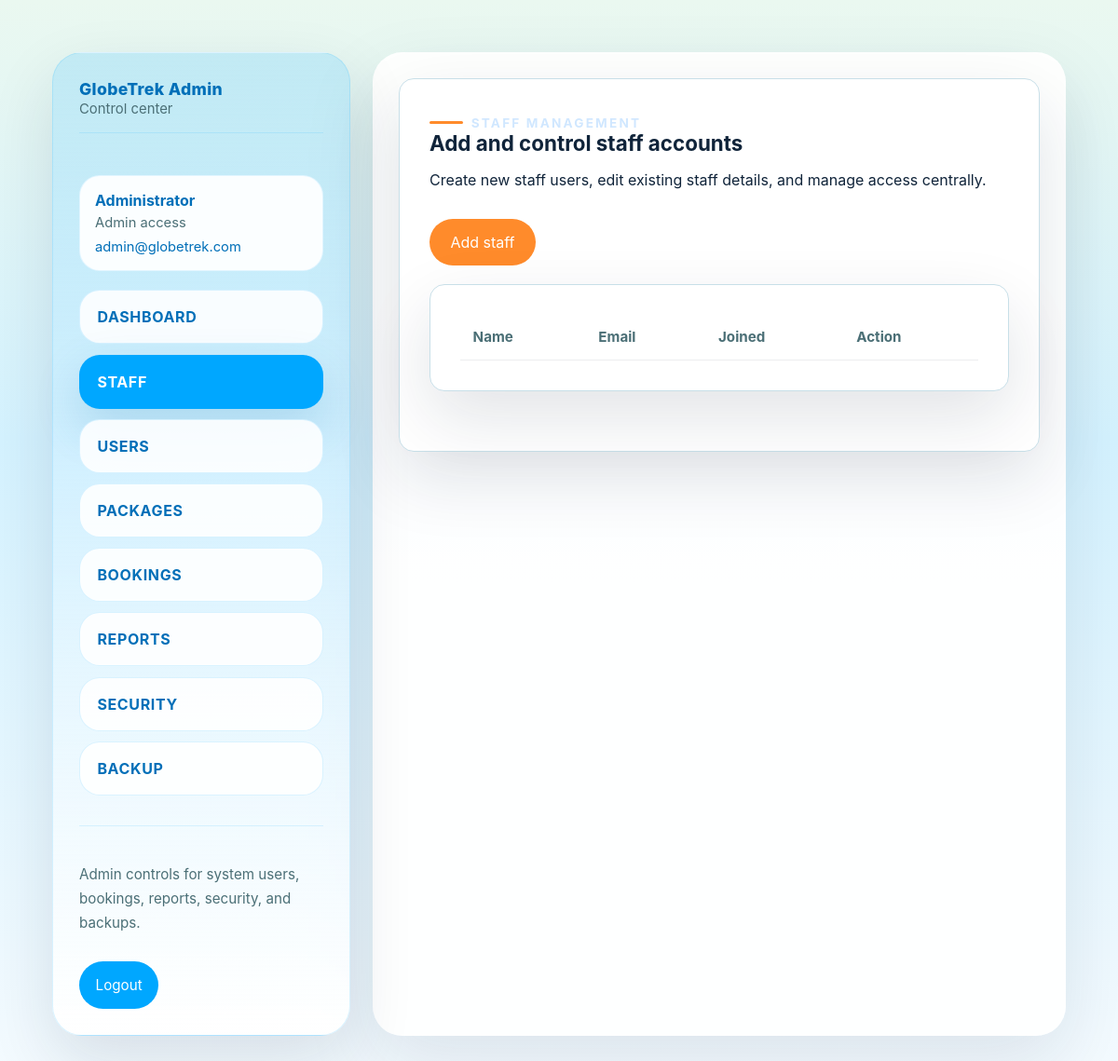
The page /admin/staff.php (signed in) on the database as committed earlier.
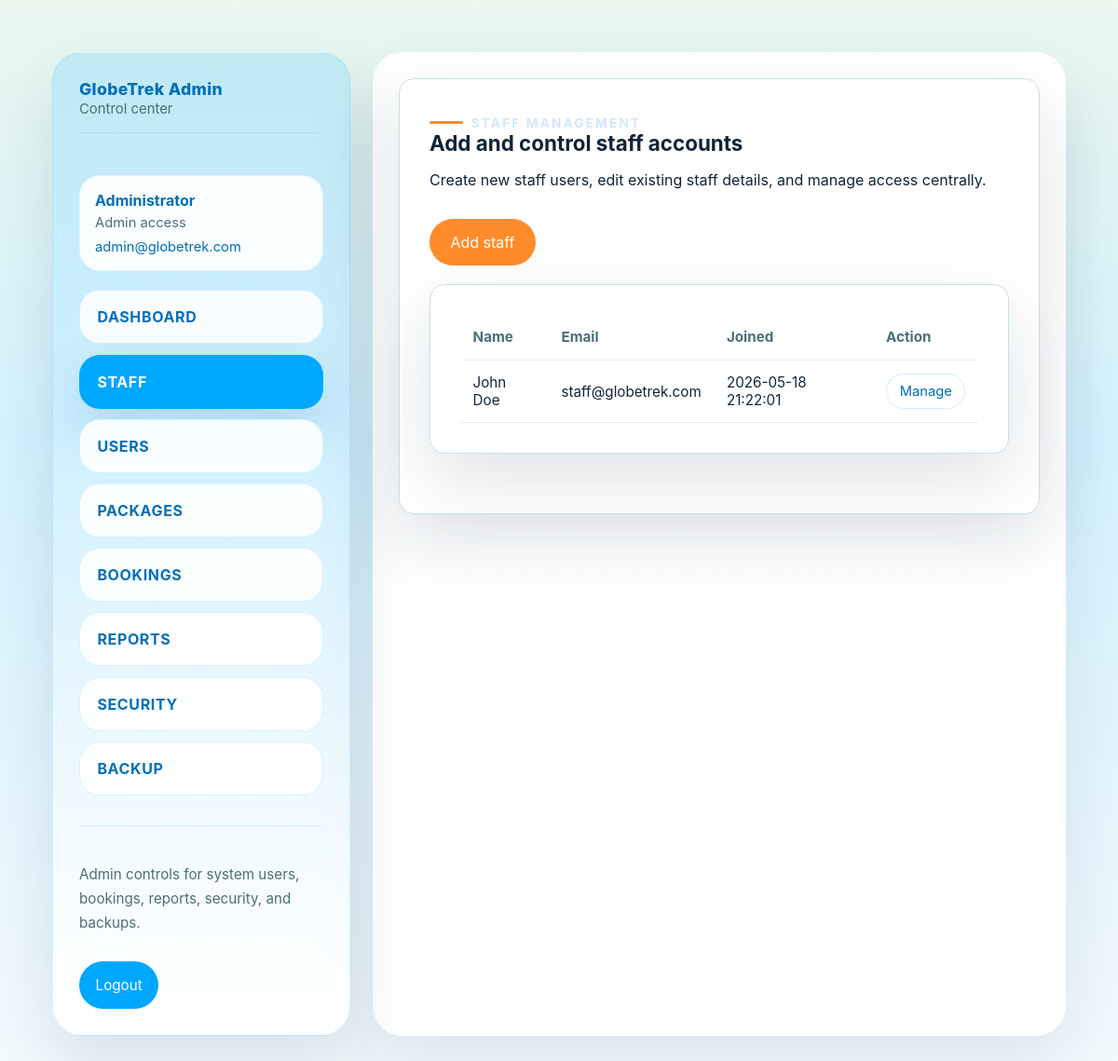
The same page on the database as committed later.
### tables this page shows
CREATE TABLE `staff` (
  `id` INT AUTO_INCREMENT PRIMARY KEY,
  `user_id` INT NOT NULL,
  `full_name` VARCHAR(128) NOT NULL,
  `department` VARCHAR(64) DEFAULT 'Operations',
  FOREIGN KEY (`user_id`) REFERENCES `users`(`id`) ON DELETE CASCADE
);

CREATE TABLE `users` (
  `id` INT AUTO_INCREMENT PRIMARY KEY,
  `email` VARCHAR(255) NOT NULL UNIQUE,
  `password_hash` VARCHAR(255) NOT NULL,
  `role` ENUM('customer', 'staff', 'admin') NOT NULL DEFAULT 'customer',
  `created_at` DATETIME DEFAULT CURRENT_TIMESTAMP
);

### includes/auth.php (called while the page is built, shortened)
<?php
function current_user(){
  return $_SESSION['user'] ?? null;
}
?>

### admin/staff.php (the view, shortened to what this page needs)
<?php
include __DIR__ . '/../includes/header.php';
require_once __DIR__ . '/../includes/db.php';
include __DIR__ . '/../includes/admin-shell.php';
$staffMembers = $pdo->prepare('
  SELECT u.id, u.email, u.created_at, s.full_name AS name
  FROM users u
  JOIN staff s ON s.user_id = u.id
  WHERE u.role = ?
  ORDER BY u.created_at DESC
');
$staffMembers->execute(['staff']);
$staffMembers = $staffMembers->fetchAll();
?>
<section class="page-panel fade-up">
  <div class="admin-action-row">
    <div>
      <span class="section-label">Staff management</span>
      <h2>Add and control staff accounts</h2>
      <p>Create new staff users, edit existing staff details, and manage access centrally.</p>
    </div>
    <button class="button" data-modal-open="#modalAddStaff" data-modal-title="Create staff account">Add staff</button>
  </div>
  <div class="page-panel">
    <table class="admin-table">
      <thead>
        <tr><th>Name</th><th>Email</th><th>Joined</th><th>Action</th></tr>
      </thead>
      <tbody>
        <?php foreach($staffMembers as $staff): ?>
          <tr>
            <td><?= htmlspecialchars($staff['name']) ?></td>
            <td><?= htmlspecialchars($staff['email']) ?></td>
            <td><?= htmlspecialchars($staff['created_at']) ?></td>
            <td>
              <button class="button small ghost" data-modal-open="#modalEditStaff-<?= htmlspecialchars($staff['id']) ?>" data-modal-title="Manage staff account">Manage</button>
            </td>
          </tr>
        <?php endforeach ?>
      </tbody>
    </table>
  </div>
</section>
<?php include __DIR__ . '/../includes/admin-shell-end.php'; ?>
<?php include __DIR__ . '/../includes/footer.php'; ?>

### includes/admin-shell.php (shortened to what this page needs)
<?php
$currentPage = basename($_SERVER['PHP_SELF']);
$adminNav = [
  ['label' => 'Dashboard', 'href' => '/globetrek/admin/dashboard.php', 'key' => 'dashboard.php'],
  ['label' => 'Staff', 'href' => '/globetrek/admin/staff.php', 'key' => 'staff.php'],
  ['label' => 'Users', 'href' => '/globetrek/admin/users.php', 'key' => 'users.php'],
  ['label' => 'Packages', 'href' => '/globetrek/admin/packages.php', 'key' => 'packages.php'],
  ['label' => 'Bookings', 'href' => '/globetrek/admin/bookings.php', 'key' => 'bookings.php'],
  ['label' => 'Reports', 'href' => '/globetrek/admin/reports.php', 'key' => 'reports.php'],
  ['label' => 'Security', 'href' => '/globetrek/admin/security.php', 'key' => 'security.php'],
  ['label' => 'Backup', 'href' => '/globetrek/admin/backup.php', 'key' => 'backup.php'],
];
?>
<div class="admin-panel">
  <aside class="admin-sidebar">
    <div class="admin-sidebar-brand">
      <span>GlobeTrek Admin</span>
      <small>Control center</small>
    </div>
    <?php if(!empty($me)): ?>
      <div class="admin-sidebar-user">
        <strong><?= htmlspecialchars($me['name']) ?></strong>
        <span><?= htmlspecialchars(ucfirst($me['role'] ?? 'admin')) ?> access</span>
        <a href="mailto:<?= htmlspecialchars($me['email']) ?>"><?= htmlspecialchars($me['email']) ?></a>
      </div>
    <?php endif ?>
    <nav class="admin-sidebar-nav">
      <?php foreach($adminNav as $item): ?>
        <a href="<?= $item['href'] ?>" class="admin-nav-link<?= $currentPage === $item['key'] ? ' active' : '' ?>"><?= htmlspecialchars($item['label']) ?></a>
      <?php endforeach ?>
    </nav>
    <div class="admin-sidebar-footer">
      <p>Admin controls for system users, bookings, reports, security, and backups.</p>
      <a href="/globetrek/pages/logout.php" class="admin-logout">Logout</a>
    </div>
  </aside>
  <div class="admin-content">

Rows that differ between the two databases and show on the page:
added staff: full_name "John Doe", user.email "staff@globetrek.com", user.created_at "2026-05-18 21:22:01"
